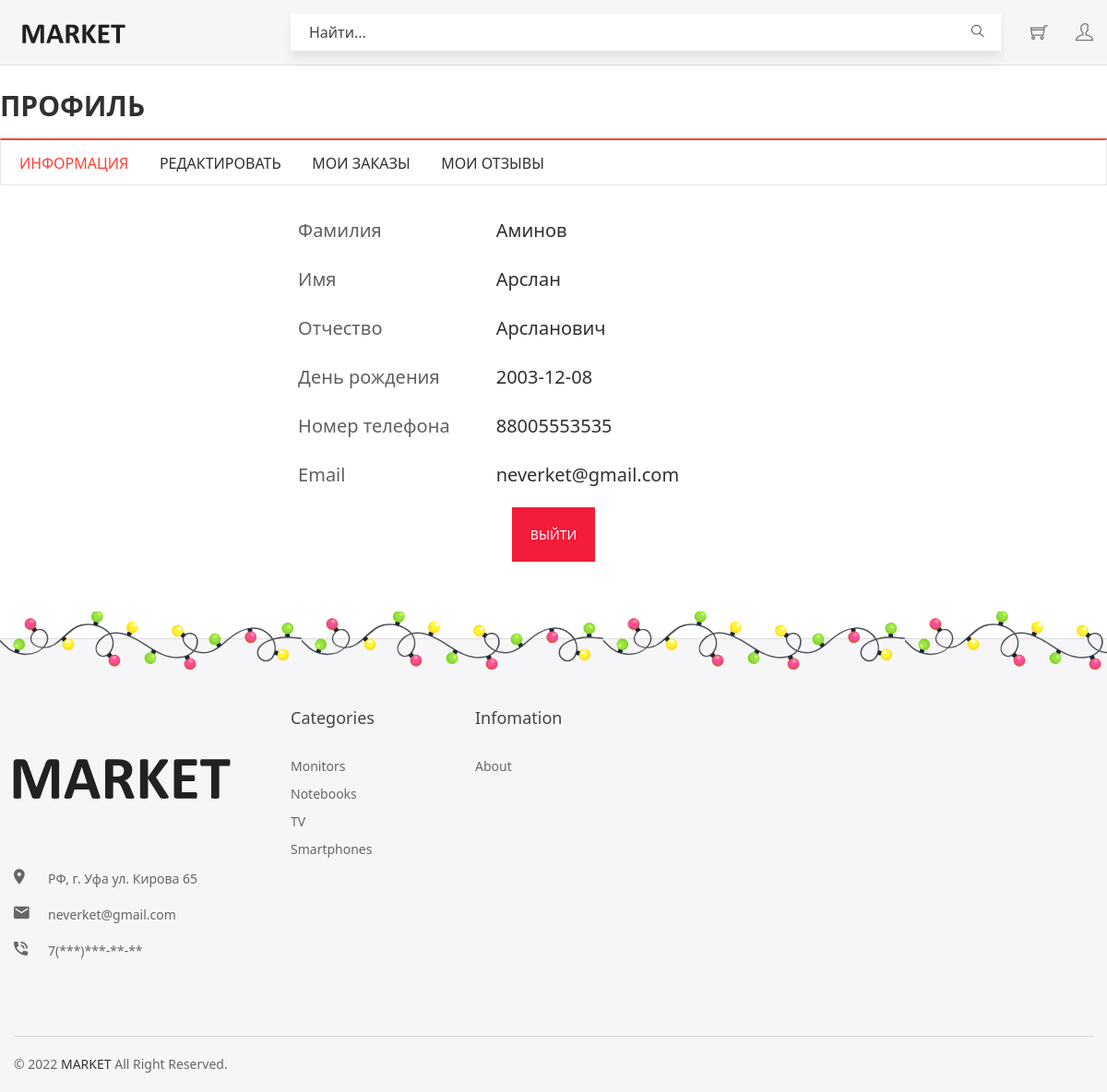
/Project/profile.php (signed in), run on the app's committed database.
### tables this page shows
CREATE TABLE `users` (
  `idUsers` int NOT NULL,
  `SurnameUser` varchar(45) NOT NULL,
  `NameUser` varchar(45) NOT NULL,
  `LastnameUser` varchar(45) DEFAULT NULL,
  `BirthDay` date NOT NULL,
  `Email` varchar(45) NOT NULL,
  `TelNumber` varchar(20) NOT NULL,
  `Password` varchar(45) NOT NULL,
  `IdRole` int DEFAULT NULL
);

### Project/profile.php (the view, shortened to what this page needs)
<?php
require "connectDB.php";
if (isset($_SESSION['idUsers'])) {
    $query = 'select * from `users` where idUsers = ' . $_SESSION["idUsers"];
    $result = mysqli_query($db, $query);
    $user = mysqli_fetch_row($result);
?>
    <!doctype html>
    <html class="no-js" lang="en">
    <head>
        <link rel="stylesheet" href="css/bootstrap.min.css">
        <link rel="stylesheet" href="css/owl.carousel.min.css">
        <link rel="stylesheet" href="css/owl.theme.default.min.css">
        <link rel="stylesheet" href="css/core.css">
        <link rel="stylesheet" href="css/shortcode/shortcodes.css">
        <link rel="stylesheet" href="style.css">
        <link rel="stylesheet" href="css/responsive.css">
        <link rel="stylesheet" href="css/custom.css">
    </head>
    <body class="search__box__show__hide">
        <div class="wrapper fixed__footer">
            <? include('components/header.php'); ?>
            <section class="bg__white ptb--100">
                <div class="container">
                    <div class="row">
                        <?
                        if (isset($_SESSION['idUsers'])) { ?>
                            <h2 class="section-title-3 pb--20">Профиль</h2>
                            <div class="product-style-tab">
                                <div class="product-tab-list">
                                    <ul class="tab-style" role="tablist">
                                        <li class="active">
                                            <a href="#info" data-toggle="tab">
                                                <div class="tab-menu-text">
                                                    <h4>Информация </h4>
                                                </div>
                                            </a>
                                        </li>
                                        <li>
                                            <a href="#edit" data-toggle="tab">
                                                <div class="tab-menu-text">
                                                    <h4>Редактировать </h4>
                                                </div>
                                            </a>
                                        </li>
                                        <li>
                                            <a href="#orders" data-toggle="tab">
                                                <div class="tab-menu-text">
                                                    <h4>Мои заказы</h4>
                                                </div>
                                            </a>
                                        </li>
                                        <li>
                                            <a href="#comments" data-toggle="tab">
                                                <div class="tab-menu-text">
                                                    <h4>Мои отзывы</h4>
                                                </div>
                                            </a>
                                        </li>
                                    </ul>
                                </div>
                                <div class="tab-content another-product-style jump pt--20">
                                    <div class="tab-pane active" id="info">
                                        <div class="row">
                                            <div class="col-md-6 col-md-offset-3">
                                                <div role="tabpanel" class="single__tabs__panel tab-pane fade active in">
                                                    <form class="сharacteristics_list" method="post">
                                                        <div class="сharacteristic_row">
                                                            <div class="сharacteristic_name vert-middle">Фамилия</div>
                                                            <div class="сharacteristic_value wide"><?= $user[1] ?></div>
                                                        </div>
                                                        <div class="сharacteristic_row">
                                                            <div class="сharacteristic_name vert-middle">Имя</div>
                                                            <div class="сharacteristic_value wide"><?= $user[2] ?></div>
                                                        </div>
                                                        <div class="сharacteristic_row">
                                                            <div class="сharacteristic_name vert-middle">Отчество</div>
                                                            <div class="сharacteristic_value wide"><?= $user[3] ?></div>
                                                        </div>
                                                        <div class="сharacteristic_row">
                                                            <div class="сharacteristic_name vert-middle">День рождения</div>
                                                            <div class="сharacteristic_value wide"><?= $user[4] ?></div>
                                                        </div>
                                                        <div class="сharacteristic_row">
                                                            <div class="сharacteristic_name vert-middle">Номер телефона</div>
                                                            <div class="сharacteristic_value wide"><?= $user[6] ?></div>
                                                        </div>
                                                        <div class="сharacteristic_row">
                                                            <div class="сharacteristic_name vert-middle">Email</div>
                                                            <div class="сharacteristic_value wide"><?= $user[5] ?></div>
                                                        </div>
                                                    </form>
                                                    <br>
                                                    <div class="htc__login__btn red">
                                                        <a class="p--20 btn-red" href="exit.php">ВЫЙТИ</a>
                                                    </div>
                                                </div>
                                            </div>
                                        </div>
                                    </div>
                                </div>
                            </div>
                        <? } else {
                            header("Location: login-register.php");
                        } ?>
                    </div>
                </div>
            </section>
            <? include('components/footer.php'); ?>
        </div>
    </body>
    </html>
<? session_write_close();
} else {
    session_write_close();
    header("Location: login-register.php");
} ?>

### Project/components/header.php (shortened to what this page needs)
<header id="header" class="htc-header header--3 bg__white">
   <div id="sticky-header-with-topbar" class="mainmenu__area sticky__header scroll-header">
        <div class="container">
            <div class="row">
                <div class="col-md-3 col-lg-3 col-sm-6 col-xs-6">
                    <div class="logo">
                        <a href="index.php">
                            <img src="images/logo/logo.svg" alt="logo">
                        </a>
                    </div>
                </div>
                    <div class="col-md-8 col-lg-8" >
                        <div class="search__area">
                            <div class="search__inner">
                                <form action="catalog.php?" method="get">
                                    <input placeholder="Найти... " type="text" name="search">
                                    <button type="submit"><span class="ti-search"></span></button>
                                </form>
                            </div>
                        </div>
                    </div>
                <div class="col-md-1 col-lg-1 col-sm-6 col-xs-6">
                    <ul class="menu-extra">
                        <li><a href="cart.php"><span class="ti-shopping-cart"></span></a></li>
                        <?
                        if (isset($_SESSION['idUsers'])) { ?>
                            <li><a href="profile.php"><span class="ti-user"></span></a></li>
                        <? } else { ?>
                            <li><a href="login-register.php"><span class="ti-user"></span></a></li>
                        <? }
                        ?>
                    </ul>
                </div>
            </div>
        </div>
    </div>
</header>

### Project/components/footer.php
<footer>
<div class="container">
    <div class="row">
        <div class="footer__container clearfix">
            <div class="col-md-3 col-lg-3 col-sm-6">
                <div class="ft__widget">
                    <div class="ft__logo">
                        <a href="index.php">
                            <img src="images/logo/logo.svg" alt="footer logo" style="margin-left: -20px;">
                        </a>
                    </div>
                    <div class="footer-address">
                        <ul>
                            <li>
                                <div class="address-icon">
                                    <i class="zmdi zmdi-pin"></i>
                                </div>
                                <div class="address-text">
                                    <p>РФ, г. Уфа ул. Кирова 65</p>
                                </div>
                            </li>
                            <li>
                                <div class="address-icon">
                                    <i class="zmdi zmdi-email"></i>
                                </div>
                                <div class="address-text">
                                    <a href="#"> neverket@gmail.com</a>
                                </div>
                            </li>
                            <li>
                                <div class="address-icon">
                                    <i class="zmdi zmdi-phone-in-talk"></i>
                                </div>
                                <div class="address-text">
                                    <p>7(***)***-**-** </p>
                                </div>
                            </li>
                        </ul>
                    </div>
                </div>
            </div>
            <div class="col-md-3 col-lg-2 col-sm-6 smt-30 xmt-30">
                <div class="ft__widget">
                    <h2 class="ft__title">Categories</h2>
                    <ul class="footer-categories">
                        <li><a href="shop-sidebar.php">Monitors</a></li>
                        <li><a href="shop-sidebar.php">Notebooks</a></li>
                        <li><a href="shop-sidebar.php">TV</a></li>
                        <li><a href="shop-sidebar.php">Smartphones</a></li>
                    </ul>
                </div>
            </div>
            <div class="col-md-3 col-lg-2 col-sm-6 smt-30 xmt-30">
                <div class="ft__widget">
                    <h2 class="ft__title">Infomation</h2>
                    <ul class="footer-categories">
                        <li><a href="about.php">About</a></li>
                    </ul>
                </div>
            </div>
        </div>
    </div>
    <div class="htc__copyright__area">
        <div class="row">
            <div class="col-md-12 col-lg-12 col-sm-12 col-xs-12">
                <div class="copyright__inner">
                    <div class="copyright">
                        <p>© 2022 <a href="#">MARKET</a>
                        All Right Reserved.</p>
                    </div>
                </div>
            </div>
        </div>
    </div>
</div>
</footer>

### Project/css/shortcode/default.css (style rules this page uses)
*, h1, h2, h3, h4, h5, h6, p, ul, a { margin: 0; padding: 0; }
html { font-size: 100%; }
body { font-family: 'Noto Sans', sans-serif; color: #303030; font-weight: 400; font-size: 14px; line-height: 24px; -webkit-font-smoothing: antialiased; -moz-osx-font-smoothing: grayscale; }
p { font-family: 'Noto Sans', sans-serif; color: #303030; font-weight: 400; font-size: 14px; line-height: 24px; }
h1, h2, h3, h4, h5, h6, .h1, .h2, .h3, .h4, .h5, .h6 { font-family: 'Noto Sans', sans-serif; color: #303030; font-weight: 400; font-variant-ligatures: common-ligatures; margin-top: 0; margin-bottom: 0; }
h2, .h2 { font-size: 30px; font-weight: 400; }
h4, .h4 { font-size: 14px; font-weight: 400; }
ul, ol { list-style: none; }
a { color: #333; }
body { overflow-x: hidden; }
a, .btn { -webkit-transition: all 0.3s ease-out 0s; -moz-transition: all 0.3s ease-out 0s; -ms-transition: all 0.3s ease-out 0s; -o-transition: all 0.3s ease-out 0s; transition: all 0.3s ease-out 0s; }
input, select, textarea { -webkit-transition: all 0.5s ease-out 0s; -moz-transition: all 0.5s ease-out 0s; -ms-transition: all 0.5s ease-out 0s; -o-transition: all 0.5s ease-out 0s; transition: all 0.5s ease-out 0s; }
img, .img { max-width: 100%; transition: all 0.3s ease-out 0s; }
p + img, img:last-child { margin-bottom: 0; }
body { background: #fff; }
.bg__white { background: #fff; }
input[type=text], input[type=email], input[type=password] { width: 100%; }
.pt--20 { padding-top: 20px }
.pb--20 { padding-bottom: 20px }
.ptb--100 { padding: 100px 0 }

### Project/css/shortcode/footer.css (style rules this page uses)
footer { border-top: 1px solid rgba(0, 0, 0, 0.1); background-color: rgba(246, 246, 248, 0.9); }
.footer__container { padding-bottom: 65px; padding-top: 76px; }
.htc__copyright__area { border-top: 1px solid #d9d9d9; }
.copyright__inner { align-items: center; display: flex; height: 60px; justify-content: space-between; }
.ft__logo { margin-bottom: 24px; }
.ft__title { color: #444444; font-size: 18px; font-weight: 500; margin-bottom: 30px; text-transform: capitalize; }
.copyright p { color: #666666; font-size: 14px; }
.footer-address ul li { display: block; margin-bottom: 15px; overflow: hidden; }
.footer-address ul li .address-text p , .footer-address ul li .address-text a { color: #666666; margin-bottom: 18px; margin: 0; }
.footer-address ul li .address-icon i { color: #666666; font-size: 20px; }
.address-icon { display: inline-block; float: left; width: 37px; }
.footer-categories li { margin-bottom: 6px; }
.footer-categories li:last-child { margin-bottom: 0px; }
.footer-categories li a { color: #666; }
.copyright a { text-transform: capitalize; }

### data on the page
users: SurnameUser "Аминов", NameUser "Арслан", LastnameUser "Арсланович", BirthDay "2003-12-08", TelNumber "88005553535", Email "neverket@gmail.com"
